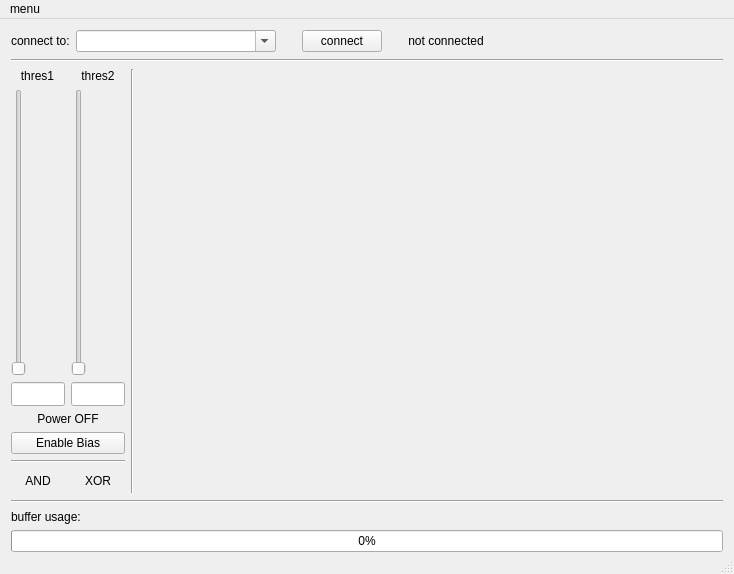
<?xml version="1.0" encoding="UTF-8"?>
<ui version="4.0">
 <class>MainWindow</class>
 <widget class="QMainWindow" name="MainWindow">
  <property name="enabled">
   <bool>true</bool>
  </property>
  <property name="geometry">
   <rect>
    <x>0</x>
    <y>0</y>
    <width>734</width>
    <height>574</height>
   </rect>
  </property>
  <property name="windowTitle">
   <string>myon detector overview</string>
  </property>
  <widget class="QWidget" name="centralWidget">
   <property name="sizePolicy">
    <sizepolicy hsizetype="Preferred" vsizetype="MinimumExpanding">
     <horstretch>0</horstretch>
     <verstretch>0</verstretch>
    </sizepolicy>
   </property>
   <layout class="QVBoxLayout" name="verticalLayout_3">
    <property name="spacing">
     <number>7</number>
    </property>
    <property name="leftMargin">
     <number>11</number>
    </property>
    <property name="topMargin">
     <number>11</number>
    </property>
    <property name="rightMargin">
     <number>11</number>
    </property>
    <property name="bottomMargin">
     <number>0</number>
    </property>
    <item>
     <layout class="QHBoxLayout" name="horizontalLayout">
      <item>
       <widget class="QLabel" name="ipLabel">
        <property name="text">
         <string>connect to:</string>
        </property>
       </widget>
      </item>
      <item>
       <widget class="QComboBox" name="ipBox">
        <property name="minimumSize">
         <size>
          <width>200</width>
          <height>22</height>
         </size>
        </property>
        <property name="focusPolicy">
         <enum>Qt::WheelFocus</enum>
        </property>
        <property name="locale">
         <locale language="English" country="Germany"/>
        </property>
        <property name="editable">
         <bool>true</bool>
        </property>
        <property name="currentText">
         <string notr="true"/>
        </property>
        <property name="insertPolicy">
         <enum>QComboBox::InsertAlphabetically</enum>
        </property>
        <property name="minimumContentsLength">
         <number>1</number>
        </property>
       </widget>
      </item>
      <item>
       <spacer name="horizontalSpacer_2">
        <property name="orientation">
         <enum>Qt::Horizontal</enum>
        </property>
        <property name="sizeType">
         <enum>QSizePolicy::Fixed</enum>
        </property>
        <property name="sizeHint" stdset="0">
         <size>
          <width>20</width>
          <height>20</height>
         </size>
        </property>
       </spacer>
      </item>
      <item>
       <widget class="QPushButton" name="ipButton">
        <property name="text">
         <string>connect</string>
        </property>
       </widget>
      </item>
      <item>
       <spacer name="horizontalSpacer_4">
        <property name="orientation">
         <enum>Qt::Horizontal</enum>
        </property>
        <property name="sizeType">
         <enum>QSizePolicy::Fixed</enum>
        </property>
        <property name="sizeHint" stdset="0">
         <size>
          <width>20</width>
          <height>20</height>
         </size>
        </property>
       </spacer>
      </item>
      <item>
       <widget class="QLabel" name="ipStatusLabel">
        <property name="text">
         <string>not connected</string>
        </property>
        <property name="alignment">
         <set>Qt::AlignCenter</set>
        </property>
       </widget>
      </item>
      <item>
       <spacer name="horizontalSpacer_3">
        <property name="orientation">
         <enum>Qt::Horizontal</enum>
        </property>
        <property name="sizeHint" stdset="0">
         <size>
          <width>40</width>
          <height>20</height>
         </size>
        </property>
       </spacer>
      </item>
     </layout>
    </item>
    <item>
     <widget class="Line" name="line_4">
      <property name="orientation">
       <enum>Qt::Horizontal</enum>
      </property>
     </widget>
    </item>
    <item>
     <layout class="QHBoxLayout" name="horizontalLayout_4">
      <item>
       <layout class="QVBoxLayout" name="verticalLayout">
        <item>
         <layout class="QHBoxLayout" name="horizontalLayout_2">
          <item>
           <layout class="QVBoxLayout" name="discr1Layout">
            <item>
             <widget class="QLabel" name="discr1Label">
              <property name="sizePolicy">
               <sizepolicy hsizetype="Fixed" vsizetype="Preferred">
                <horstretch>0</horstretch>
                <verstretch>0</verstretch>
               </sizepolicy>
              </property>
              <property name="minimumSize">
               <size>
                <width>53</width>
                <height>0</height>
               </size>
              </property>
              <property name="text">
               <string>thres1</string>
              </property>
              <property name="alignment">
               <set>Qt::AlignCenter</set>
              </property>
             </widget>
            </item>
            <item>
             <widget class="QSlider" name="discr1Slider">
              <property name="accessibleName">
               <string/>
              </property>
              <property name="maximum">
               <number>4095</number>
              </property>
              <property name="orientation">
               <enum>Qt::Vertical</enum>
              </property>
             </widget>
            </item>
            <item>
             <widget class="QLineEdit" name="discr1Edit">
              <property name="sizePolicy">
               <sizepolicy hsizetype="Ignored" vsizetype="Fixed">
                <horstretch>0</horstretch>
                <verstretch>0</verstretch>
               </sizepolicy>
              </property>
              <property name="minimumSize">
               <size>
                <width>53</width>
                <height>24</height>
               </size>
              </property>
              <property name="baseSize">
               <size>
                <width>51</width>
                <height>0</height>
               </size>
              </property>
             </widget>
            </item>
           </layout>
          </item>
          <item>
           <layout class="QVBoxLayout" name="discr2Layout">
            <item>
             <widget class="QLabel" name="discr2Label">
              <property name="sizePolicy">
               <sizepolicy hsizetype="Preferred" vsizetype="Preferred">
                <horstretch>0</horstretch>
                <verstretch>0</verstretch>
               </sizepolicy>
              </property>
              <property name="minimumSize">
               <size>
                <width>53</width>
                <height>0</height>
               </size>
              </property>
              <property name="text">
               <string>thres2</string>
              </property>
              <property name="alignment">
               <set>Qt::AlignCenter</set>
              </property>
             </widget>
            </item>
            <item>
             <widget class="QSlider" name="discr2Slider">
              <property name="maximum">
               <number>4095</number>
              </property>
              <property name="orientation">
               <enum>Qt::Vertical</enum>
              </property>
             </widget>
            </item>
            <item>
             <widget class="QLineEdit" name="discr2Edit">
              <property name="enabled">
               <bool>true</bool>
              </property>
              <property name="sizePolicy">
               <sizepolicy hsizetype="Ignored" vsizetype="Fixed">
                <horstretch>0</horstretch>
                <verstretch>0</verstretch>
               </sizepolicy>
              </property>
              <property name="minimumSize">
               <size>
                <width>53</width>
                <height>24</height>
               </size>
              </property>
              <property name="baseSize">
               <size>
                <width>51</width>
                <height>0</height>
               </size>
              </property>
             </widget>
            </item>
           </layout>
          </item>
         </layout>
        </item>
        <item>
         <widget class="QLabel" name="biasPowerLabel">
          <property name="text">
           <string>Power OFF</string>
          </property>
          <property name="alignment">
           <set>Qt::AlignCenter</set>
          </property>
         </widget>
        </item>
        <item>
         <widget class="QPushButton" name="biasPowerButton">
          <property name="text">
           <string>Enable Bias</string>
          </property>
         </widget>
        </item>
        <item>
         <widget class="Line" name="line_3">
          <property name="orientation">
           <enum>Qt::Horizontal</enum>
          </property>
         </widget>
        </item>
        <item>
         <layout class="QHBoxLayout" name="horizontalLayout_3">
          <item>
           <widget class="QLabel" name="XORHit">
            <property name="sizePolicy">
             <sizepolicy hsizetype="Fixed" vsizetype="Fixed">
              <horstretch>54</horstretch>
              <verstretch>24</verstretch>
             </sizepolicy>
            </property>
            <property name="minimumSize">
             <size>
              <width>54</width>
              <height>24</height>
             </size>
            </property>
            <property name="text">
             <string>AND</string>
            </property>
            <property name="alignment">
             <set>Qt::AlignCenter</set>
            </property>
           </widget>
          </item>
          <item>
           <widget class="QLabel" name="ANDHit">
            <property name="sizePolicy">
             <sizepolicy hsizetype="Fixed" vsizetype="Fixed">
              <horstretch>54</horstretch>
              <verstretch>24</verstretch>
             </sizepolicy>
            </property>
            <property name="minimumSize">
             <size>
              <width>54</width>
              <height>24</height>
             </size>
            </property>
            <property name="text">
             <string>XOR</string>
            </property>
            <property name="alignment">
             <set>Qt::AlignCenter</set>
            </property>
           </widget>
          </item>
         </layout>
        </item>
       </layout>
      </item>
      <item>
       <widget class="Line" name="line_2">
        <property name="orientation">
         <enum>Qt::Vertical</enum>
        </property>
       </widget>
      </item>
      <item>
       <spacer name="horizontalSpacer">
        <property name="orientation">
         <enum>Qt::Horizontal</enum>
        </property>
        <property name="sizeHint" stdset="0">
         <size>
          <width>40</width>
          <height>20</height>
         </size>
        </property>
       </spacer>
      </item>
     </layout>
    </item>
    <item>
     <widget class="Line" name="line">
      <property name="sizePolicy">
       <sizepolicy hsizetype="MinimumExpanding" vsizetype="Fixed">
        <horstretch>0</horstretch>
        <verstretch>0</verstretch>
       </sizepolicy>
      </property>
      <property name="orientation">
       <enum>Qt::Horizontal</enum>
      </property>
     </widget>
    </item>
    <item>
     <layout class="QVBoxLayout" name="verticalLayout_2">
      <item>
       <widget class="QLabel" name="bufferUsageLabel">
        <property name="text">
         <string>buffer usage:</string>
        </property>
       </widget>
      </item>
      <item>
       <widget class="QProgressBar" name="uartBuffer">
        <property name="value">
         <number>0</number>
        </property>
       </widget>
      </item>
     </layout>
    </item>
   </layout>
  </widget>
  <widget class="QMenuBar" name="menuBar">
   <property name="geometry">
    <rect>
     <x>0</x>
     <y>0</y>
     <width>734</width>
     <height>25</height>
    </rect>
   </property>
   <widget class="QMenu" name="menuoverview">
    <property name="title">
     <string>menu</string>
    </property>
    <addaction name="actionmeasurement"/>
    <addaction name="actionsettings"/>
   </widget>
   <addaction name="menuoverview"/>
  </widget>
  <widget class="QStatusBar" name="statusBar"/>
  <action name="actionmeasurement">
   <property name="text">
    <string>data acquisition mode</string>
   </property>
  </action>
  <action name="actionsettings">
   <property name="text">
    <string>settings</string>
   </property>
  </action>
 </widget>
 <layoutdefault spacing="6" margin="11"/>
 <resources/>
 <connections/>
</ui>
